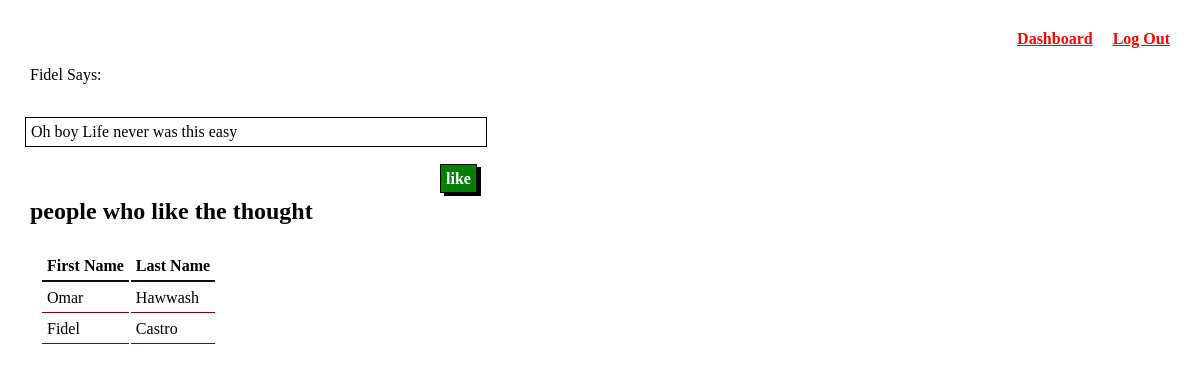
/thought/3 (signed in), run on the app's committed database.
### appLogin/models.py (models this page shows)
class Thought(models.Model):
    post = models.TextField()
    uploadeBy=models.ForeignKey(User, related_name="createdThoughts", on_delete=models.CASCADE)
    likedBy=models.ManyToManyField(User, related_name="likes")
    createdAt = models.DateTimeField(auto_now_add=True)
    updatedAt = models.DateTimeField(auto_now=True)

class User(models.Model):
    fname = models.CharField(max_length=255)
    lname = models.CharField(max_length=255)
    birthDate = models.DateField(null=True)
    email = models.CharField(max_length=255)
    passwd = models.CharField(max_length=255)
    createdAt = models.DateTimeField(auto_now_add=True)
    updatedAt = models.DateTimeField(auto_now=True)
    objects = userManager()

### appLogin/views.py (the view)
# urls.py: path('thought/<int:id>', views.thoughtData),
def thoughtData(request, id):
    if request.session['logedin']:
        thisUsers= User.objects.get(email=request.session['email'])
        thisThought = Thought.objects.get(id=id),
        thisThought = thisThought[0]
        q1 = User.objects.filter(likes=thisThought.id)
        notAllLikers = q1.exclude(createdThoughts=thisThought)
        context={
            'specificThought' : Thought.objects.get(id=id),
            'hisFavs' : Thought.objects.filter(likedBy=thisUsers),
            'likers' : notAllLikers
        }
        return render(request,'specificThought.html', context)

### appLogin/templates/specificThought.html (shortened to what this page needs)
<!DOCTYPE html>
<html lang="en">
<head>
    {% load static %}
    <link rel="stylesheet" href="{% static 'css/style.css' %}">
</head>
<body>
    <a href="/cleanSession" id="tre">Log Out</a>
    <a href="/" id="tre">Dashboard</a>
    <br><br>
    <p>{{specificThought.uploadeBy.fname}} Says:</p> <br>
    <p class="box">{{specificThought.post}}</p> <br>
    {% if specificThought in hisFavs %}
        <a href="/unlikethis/{{specificThought.id}}" class="orangotan"> unlike</a>
    {% else %}
        <a href="/likethis/{{specificThought.id}}" class="greener"> like</a>
    {% endif %}
    <h2>people who like the thought</h2>
    <div class="peopleTable">
        <table>
            <tr>
                <th>First Name</th>
                <th>Last Name</th>
            </tr>
            {% for user in likers %}
            <tr>
                <td>{{ user.fname }}</td>
                <td>{{ user.lname }}</td>
            </tr>
            {% endfor %}
            <tr>
                <td>{{ specificThought.uploadeBy.fname }}</td>
                <td>{{ specificThought.uploadeBy.lname }}</td>
            </tr>
            </table>
    </div>
</body>
</html>

### appLogin/static/css/style.css (style rules this page uses)
* { padding: 5px; margin: 5px; }
a { color: red; font-weight: bold; }
th { border-bottom: 2px solid rgb(21, 12, 12); }
td { border-bottom: 1px solid maroon; }

### appLogin/templates/specificThought.html (style rules this page uses)
#tre { float: right; }
.box { max-width: 450px; max-height: 170px; border: 1px solid black; }
.greener { text-decoration: none; margin-left: 420px; max-width: 25px; max-height: 15px; border: 1px solid black; background-color: green; color: white; box-shadow: 4px 3px black; }

### data on the page
Thought: uploadeBy.fname "Fidel", post "Oh boy Life never was this easy", uploadeBy.lname "Castro"
User: fname "Omar", lname "Hawwash"
